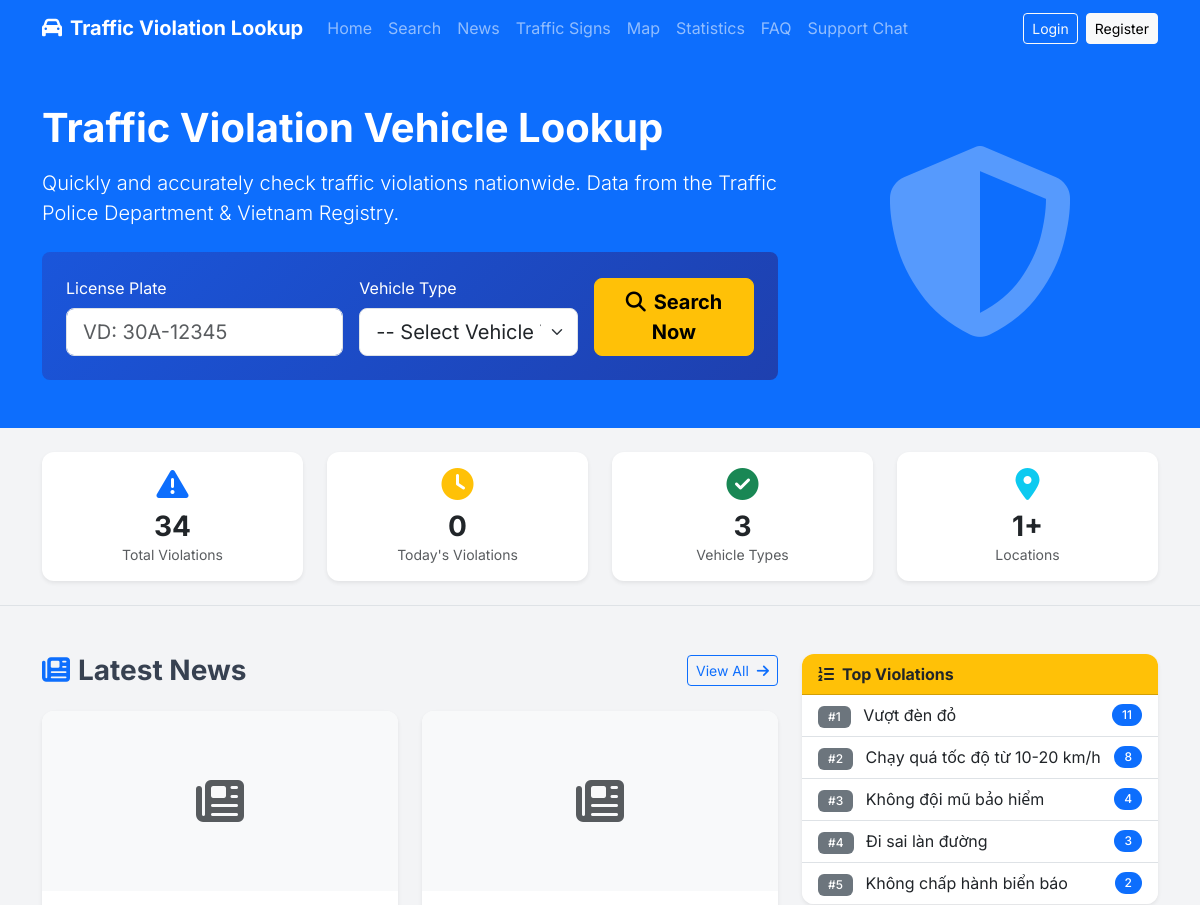
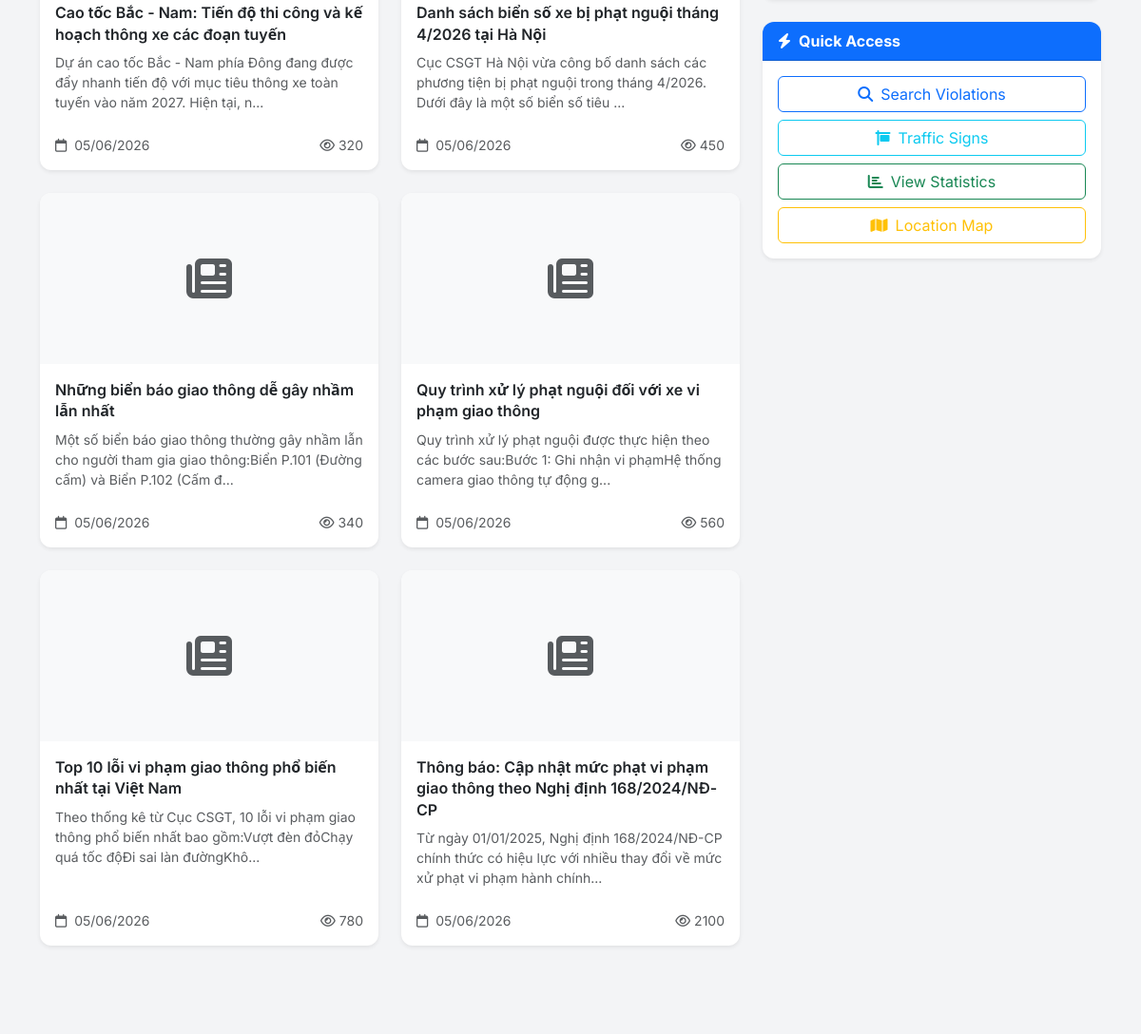
Before: / (upper part) with the older database file (2 pictures, top to bottom).
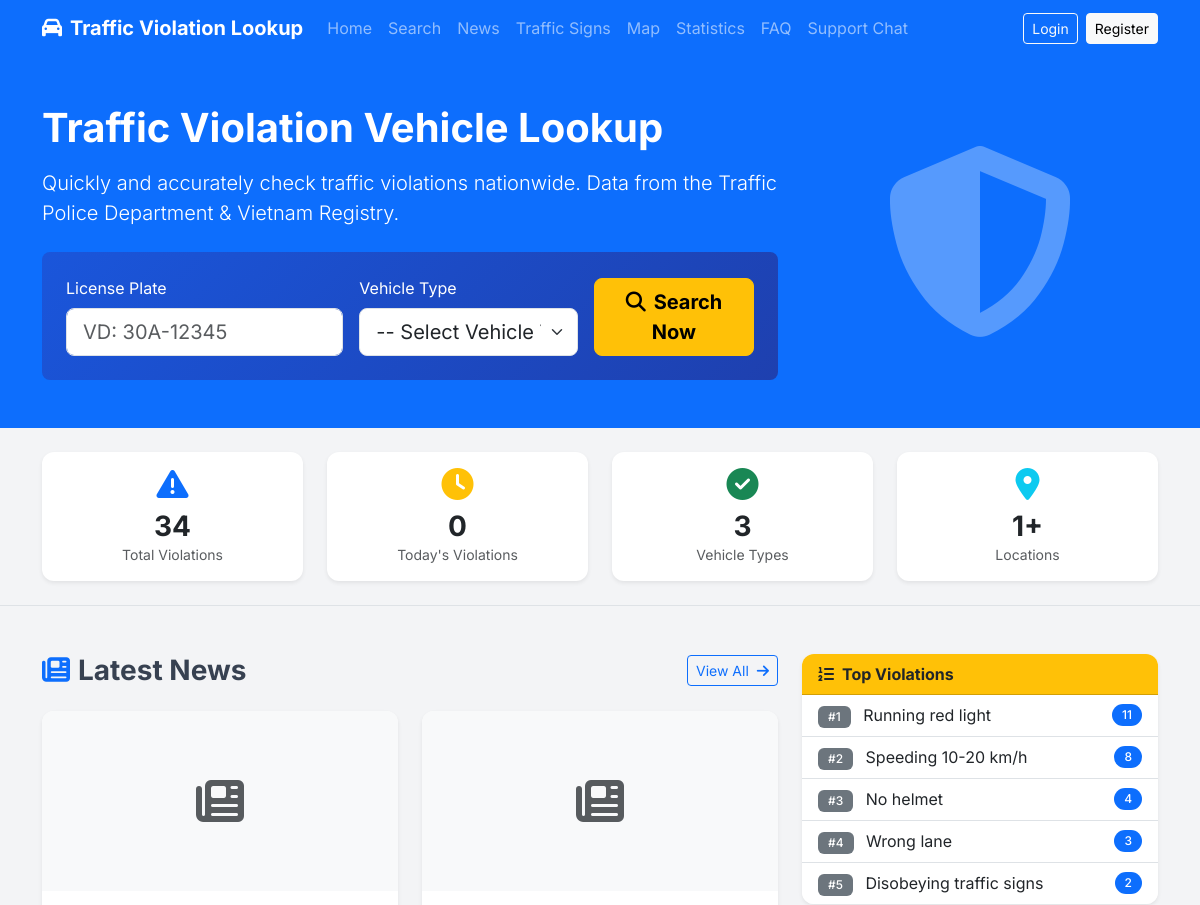
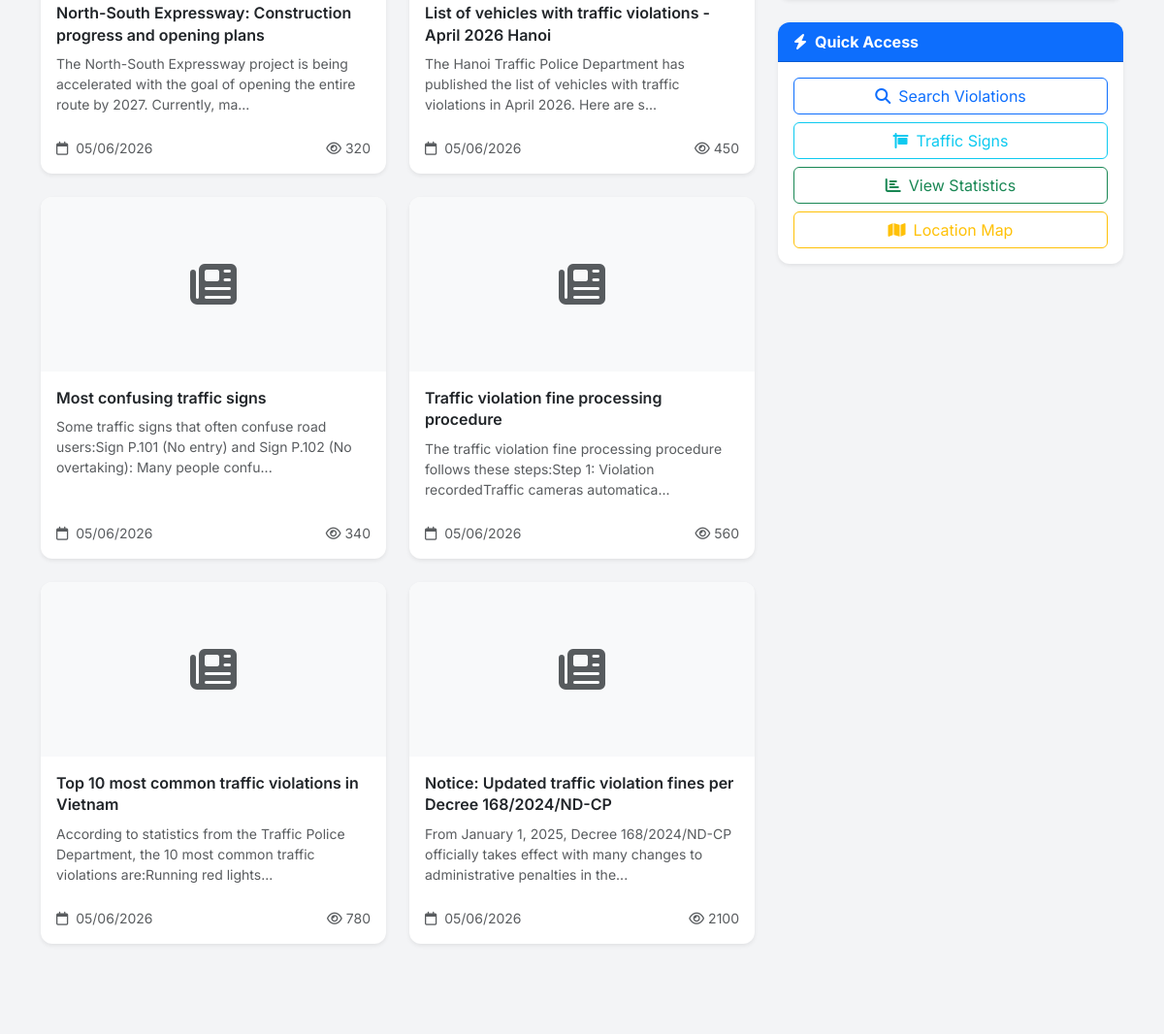
After: the same page with the newer database file (2 pictures, top to bottom).
### tables this page shows
CREATE TABLE news (
    id INT AUTO_INCREMENT PRIMARY KEY,
    title VARCHAR(255) NOT NULL,
    slug VARCHAR(255) NOT NULL UNIQUE,
    content LONGTEXT NOT NULL,
    thumbnail VARCHAR(255) NULL,
    category_id INT NULL,
    author_id INT NULL,
    status ENUM('draft','published') NOT NULL DEFAULT 'draft',
    views INT NOT NULL DEFAULT 0,
    created_at DATETIME NOT NULL DEFAULT CURRENT_TIMESTAMP,
    updated_at DATETIME NULL ON UPDATE CURRENT_TIMESTAMP,
    FOREIGN KEY (category_id) REFERENCES news_categories(id) ON DELETE SET NULL,
    FOREIGN KEY (author_id) REFERENCES users(id) ON DELETE SET NULL,
    INDEX idx_slug (slug),
    INDEX idx_status (status),
    INDEX idx_category (category_id),
    INDEX idx_created (created_at)
);

### app/views/client/home/index.php (the view, shortened to what the changed rows need)
<section class="hero-section bg-primary text-white py-5">
    <div class="container">
        <div class="row align-items-center">
            <div class="col-lg-8">
                <h1 class="fw-bold mb-3">Traffic Violation Vehicle Lookup</h1>
                <p class="lead mb-4">Quickly and accurately check traffic violations nationwide. Data from the Traffic Police Department & Vietnam Registry.</p>
                <div class="hero-search p-4 bg-white bg-opacity-10 rounded-3 backdrop-blur">
                    <form method="POST" action="/tra-cuu" class="row g-3">
                        <div class="col-md-5">
                            <label for="plate_number" class="form-label text-white">License Plate</label>
                            <input type="text" class="form-control form-control-lg" id="plate_number"
                                   name="plate_number" placeholder="VD: 30A-12345" required>
                        </div>
                        <div class="col-md-4">
                            <label for="vehicle_type" class="form-label text-white">Vehicle Type</label>
                            <select class="form-select form-select-lg" id="vehicle_type" name="vehicle_type" required>
                                <option value="">-- Select Vehicle Type --</option>
                            </select>
                        </div>
                        <div class="col-md-3 d-flex align-items-end">
                            <button type="submit" class="btn btn-warning btn-lg w-100 fw-bold">
                                <i class="fas fa-search me-2"></i>Search Now
                            </button>
                        </div>
                    </form>
                </div>
            </div>
            <div class="col-lg-4 d-none d-lg-block text-center">
                <i class="fas fa-shield-halved" style="font-size: 12rem; opacity: 0.3;"></i>
            </div>
        </div>
    </div>
</section>
<section class="py-4 border-bottom">
    <div class="container">
        <div class="row g-4">
            <div class="col-md-3 col-6">
                <div class="card border-0 shadow-sm text-center h-100">
                    <div class="card-body">
                        <div class="text-primary mb-2">
                            <i class="fas fa-exclamation-triangle fa-2x"></i>
                        </div>
                        <h3 class="fw-bold mb-0"><?= number_format($totalViolations ?? 0) ?></h3>
                        <p class="text-muted mb-0 small">Total Violations</p>
                    </div>
                </div>
            </div>
            <div class="col-md-3 col-6">
                <div class="card border-0 shadow-sm text-center h-100">
                    <div class="card-body">
                        <div class="text-warning mb-2">
                            <i class="fas fa-clock fa-2x"></i>
                        </div>
                        <h3 class="fw-bold mb-0"><?= number_format($todayViolations ?? 0) ?></h3>
                        <p class="text-muted mb-0 small">Today's Violations</p>
                    </div>
                </div>
            </div>
            <div class="col-md-3 col-6">
                <div class="card border-0 shadow-sm text-center h-100">
                    <div class="card-body">
                        <div class="text-success mb-2">
                            <i class="fas fa-check-circle fa-2x"></i>
                        </div>
                        <h3 class="fw-bold mb-0">3</h3>
                        <p class="text-muted mb-0 small">Vehicle Types</p>
                    </div>
                </div>
            </div>
            <div class="col-md-3 col-6">
                <div class="card border-0 shadow-sm text-center h-100">
                    <div class="card-body">
                        <div class="text-info mb-2">
                            <i class="fas fa-map-marker-alt fa-2x"></i>
                        </div>
                        <h3 class="fw-bold mb-0"><?= number_format($totalViolations ? ceil($totalViolations / 100) : 0) ?>+</h3>
                        <p class="text-muted mb-0 small">Locations</p>
                    </div>
                </div>
            </div>
        </div>
    </div>
</section>
<section class="py-5">
    <div class="container">
        <div class="row">
            <div class="col-lg-8">
                <div class="d-flex justify-content-between align-items-center mb-4">
                    <h3 class="fw-bold mb-0"><i class="fas fa-newspaper me-2 text-primary"></i>Latest News</h3>
                    <a href="/tin-tuc" class="btn btn-outline-primary btn-sm">View All <i class="fas fa-arrow-right ms-1"></i></a>
                </div>
                <div class="row g-4">
                    <?php if (!empty($latestNews)): ?>
                        <?php foreach ($latestNews as $news): ?>
                            <div class="col-md-6">
                                <div class="card shadow-sm h-100 border-0">
                                    <?php if (!empty($news['thumbnail'])): ?>
                                        <img src="/<?= htmlspecialchars($news['thumbnail'], ENT_QUOTES, 'UTF-8') ?>"
                                             class="card-img-top" alt="<?= htmlspecialchars($news['title'], ENT_QUOTES, 'UTF-8') ?>"
                                             style="height: 180px; object-fit: cover;">
                                    <?php else: ?>
                                        <div class="card-img-top bg-light d-flex align-items-center justify-content-center"
                                             style="height: 180px;">
                                            <i class="fas fa-newspaper fa-3x text-muted"></i>
                                        </div>
                                    <?php endif; ?>
                                    <div class="card-body d-flex flex-column">
                                        <h5 class="card-title">
                                            <a href="/tin-tuc/<?= htmlspecialchars($news['slug'] ?? 'bai-viet-' . $news['id'], ENT_QUOTES, 'UTF-8') ?>"
                                               class="text-decoration-none text-dark stretched-link">
                                                <?= htmlspecialchars($news['title'], ENT_QUOTES, 'UTF-8') ?>
                                            </a>
                                        </h5>
                                        <p class="card-text text-muted small flex-grow-1">
                                            <?= htmlspecialchars(Helper::truncate(strip_tags($news['content'] ?? ''), 120), ENT_QUOTES, 'UTF-8') ?>
                                        </p>
                                        <div class="d-flex justify-content-between align-items-center mt-2">
                                            <small class="text-muted">
                                                <i class="far fa-calendar me-1"></i>
                                                <?= htmlspecialchars(Helper::formatDate($news['created_at'], 'd/m/Y'), ENT_QUOTES, 'UTF-8') ?>
                                            </small>
                                            <small class="text-muted">
                                                <i class="far fa-eye me-1"></i><?= (int)($news['views'] ?? 0) ?>
                                            </small>
                                        </div>
                                    </div>
                                </div>
                            </div>
                        <?php endforeach; ?>
                    <?php endif; ?>
                </div>
            </div>
            <div class="col-lg-4 mt-4 mt-lg-0">
                <div class="card shadow-sm border-0 mb-4">
                    <div class="card-header bg-warning text-dark fw-bold">
                        <i class="fas fa-list-ol me-2"></i>Top Violations
                    </div>
                    <div class="card-body p-0">
                        <?php if (!empty($topOffenses)): ?>
                            <ul class="list-group list-group-flush">
                                <?php $rank = 1; foreach ($topOffenses as $offense): ?>
                                    <li class="list-group-item d-flex justify-content-between align-items-center">
                                        <span>
                                            <span class="badge bg-secondary me-2">#<?= $rank ?></span>
                                            <?= htmlspecialchars($offense['offense_name'], ENT_QUOTES, 'UTF-8') ?>
                                        </span>
                                        <span class="badge bg-primary rounded-pill"><?= number_format($offense['count']) ?></span>
                                    </li>
                                <?php $rank++; endforeach; ?>
                            </ul>
                        <?php else: ?>
                            <div class="text-center py-4 text-muted">
                                <p class="mb-0 small">No data available.</p>
                            </div>
                        <?php endif; ?>
                    </div>
                </div>
                <div class="card shadow-sm border-0">
                    <div class="card-header bg-primary text-white fw-bold">
                        <i class="fas fa-bolt me-2"></i>Quick Access
                    </div>
                    <div class="card-body">
                        <div class="d-grid gap-2">
                            <a href="/tra-cuu" class="btn btn-outline-primary">
                                <i class="fas fa-search me-2"></i>Search Violations
                            </a>
                            <a href="/bien-bao" class="btn btn-outline-info">
                                <i class="fas fa-sign me-2"></i>Traffic Signs
                            </a>
                            <a href="/thong-ke" class="btn btn-outline-success">
                                <i class="fas fa-chart-bar me-2"></i>View Statistics
                            </a>
                            <a href="/ban-do" class="btn btn-outline-warning">
                                <i class="fas fa-map me-2"></i>Location Map
                            </a>
                        </div>
                    </div>
                </div>
            </div>
        </div>
    </div>
</section>

### app/core/Router.php (shortened to what the changed rows need)
<?php
class Router
{
    private array $routes = [];
    private function addRoute(string $method, string $uri, string $handler): void
    {
        $pattern = preg_replace('/\{([a-zA-Z_]+)\}/', '(?P<$1>[^/]+)', $uri);
        $pattern = '#^' . $pattern . '$#';
        $this->routes[] = [
            'method'  => $method,
            'pattern' => $pattern,
            'handler' => $handler,
        ];
    }
    public function dispatch(string $uri, string $method): void
    {
        $uri = parse_url($uri, PHP_URL_PATH);
        $uri = rtrim($uri, '/') ?: '/';
        foreach ($this->routes as $route) {
            if (preg_match($route['pattern'], $uri, $matches)) {
                $this->params = array_filter($matches, fn($key) => is_string($key), ARRAY_FILTER_USE_KEY);
                [$controllerPath, $action] = explode('@', $route['handler']);
                $controller = new $controllerClass();
                call_user_func_array([$controller, $action], array_values($this->params));
                return;
            }
        }
    }
}

Changed rows visible on the page:
changed news: title "Cao tốc Bắc - Nam: Tiến độ thi công và kế hoạch thông xe các đoạn tuyến" → "North-South Expressway: Construction progress and opening plans"; content "Dự án cao tốc Bắc - Nam phía Đông đang được đẩy nhanh tiến độ với mục tiêu thông xe toàn tuyến vào năm 2027. Hiện tại, n..." → "The North-South Expressway project is being accelerated with the goal of opening the entire route by 2027. Currently, ma..."
changed news: title "Danh sách biển số xe bị phạt nguội tháng 4/2026 tại Hà Nội" → "List of vehicles with traffic violations - April 2026 Hanoi"; content "Cục CSGT Hà Nội vừa công bố danh sách các phương tiện bị phạt nguội trong tháng 4/2026. Dưới đây là một số biển số tiêu ..." → "The Hanoi Traffic Police Department has published the list of vehicles with traffic violations in April 2026. Here are s..."
changed news: title "Những biển báo giao thông dễ gây nhầm lẫn nhất" → "Most confusing traffic signs"; content "Một số biển báo giao thông thường gây nhầm lẫn cho người tham gia giao thông:Biển P.101 (Đường cấm) và Biển P.102 (Cấm đ..." → "Some traffic signs that often confuse road users:Sign P.101 (No entry) and Sign P.102 (No overtaking): Many people confu..."
changed news: title "Quy trình xử lý phạt nguội đối với xe vi phạm giao thông" → "Traffic violation fine processing procedure"; content "Quy trình xử lý phạt nguội được thực hiện theo các bước sau:Bước 1: Ghi nhận vi phạmHệ thống camera giao thông tự động g..." → "The traffic violation fine processing procedure follows these steps:Step 1: Violation recordedTraffic cameras automatica..."
changed news: title "Top 10 lỗi vi phạm giao thông phổ biến nhất tại Việt Nam" → "Top 10 most common traffic violations in Vietnam"; content "Theo thống kê từ Cục CSGT, 10 lỗi vi phạm giao thông phổ biến nhất bao gồm:Vượt đèn đỏChạy quá tốc độĐi sai làn đườngKhô..." → "According to statistics from the Traffic Police Department, the 10 most common traffic violations are:Running red lights..."
changed news: title "Thông báo: Cập nhật mức phạt vi phạm giao thông theo Nghị định 168/2024/NĐ-CP" → "Notice: Updated traffic violation fines per Decree 168/2024/ND-CP"; content "Từ ngày 01/01/2025, Nghị định 168/2024/NĐ-CP chính thức có hiệu lực với nhiều thay đổi về mức xử phạt vi phạm hành chính..." → "From January 1, 2025, Decree 168/2024/ND-CP officially takes effect with many changes to administrative penalties in the..."
Other visible differences:
list line gone: "# 1 Vượt đèn đỏ 11 # 2 Chạy quá tốc độ từ 10-20 km/h 8 # 3 Không đội mũ bảo hiểm 4 # 4 Đi sai làn đường 3 # 5 Không chấp hành biển báo 2"
new list line: "# 1 Running red light 11 # 2 Speeding 10-20 km/h 8 # 3 No helmet 4 # 4 Wrong lane 3 # 5 Disobeying traffic signs 2"
